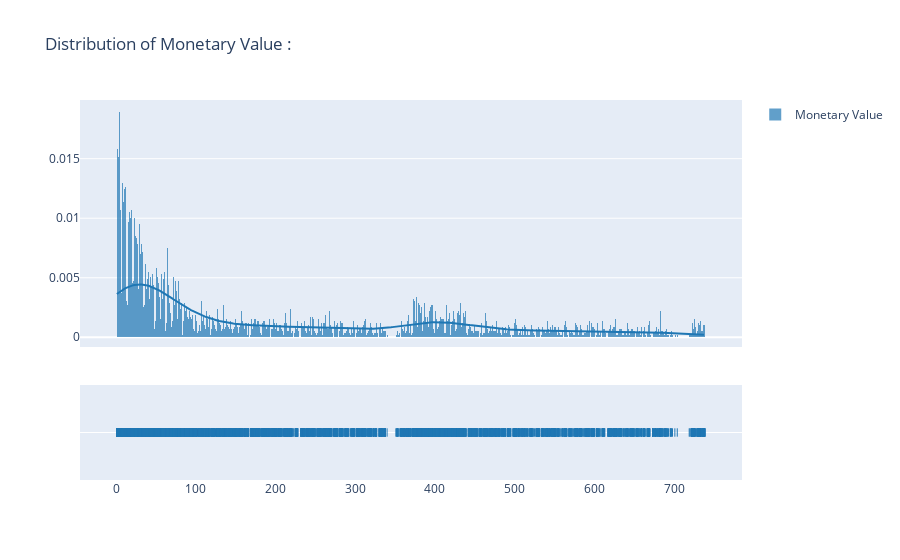

Notebook source saved alongside this figure:
### Code cell
fig = ff.create_distplot([rfm_segmentation.Recency], group_labels=  ['Monetary Value'])
fig.update_layout(
    title="Distribution of Monetary Value : "
    )
fig.show()

### Figure 1 — Plotly figure (JSON) as saved in the notebook; plotly's stock layout.template omitted (floating-point values rounded to 4 significant figures; data arrays with more than 128 entries replaced by an {"elided": "..."} marker saying what was removed)
{"data": [{"autobinx": false, "histnorm": "probability density", "legendgroup": "Monetary Value", "marker": {"color": "rgb(31, 119, 180)"}, "name": "Monetary Value", "opacity": 0.7, "type": "histogram", "x": {"elided": "5878 int values"}, "xaxis": "x", "xbins": {"end": 739, "size": 1, "start": 1}, "yaxis": "y"}, {"legendgroup": "Monetary Value", "marker": {"color": "rgb(31, 119, 180)"}, "mode": "lines", "name": "Monetary Value", "showlegend": false, "type": "scatter", "x": {"elided": "500 float values"}, "xaxis": "x", "y": {"elided": "500 float values"}, "yaxis": "y"}, {"legendgroup": "Monetary Value", "marker": {"color": "rgb(31, 119, 180)", "symbol": "line-ns-open"}, "mode": "markers", "name": "Monetary Value", "showlegend": false, "type": "scatter", "x": {"elided": "5878 int values"}, "xaxis": "x", "y": {"elided": "5878 str values"}, "yaxis": "y2"}], "layout": {"barmode": "overlay", "hovermode": "closest", "legend": {"traceorder": "reversed"}, "title": {"text": "Distribution of Monetary Value : "}, "xaxis": {"anchor": "y2", "domain": [0, 1], "zeroline": false}, "yaxis": {"anchor": "free", "domain": [0.35, 1], "position": 0}, "yaxis2": {"anchor": "x", "domain": [0, 0.25], "dtick": 1, "showticklabels": false}}}
